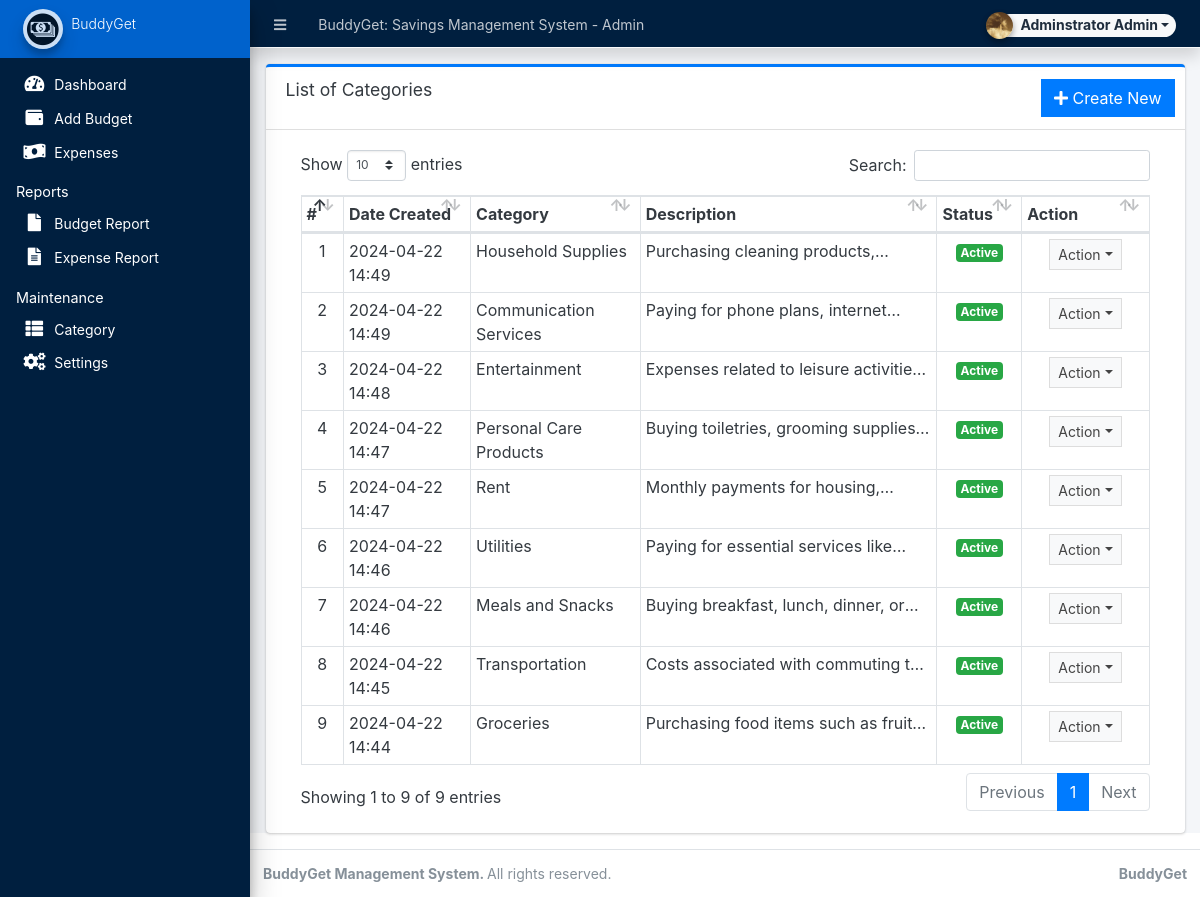
The app's page /admin/?page=maintenance/category (signed in) with its own data.
### tables this page shows
CREATE TABLE `categories` (
  `id` int(30) NOT NULL,
  `category` varchar(250) NOT NULL,
  `description` text DEFAULT NULL,
  `status` tinyint(1) NOT NULL DEFAULT 1,
  `balance` float NOT NULL DEFAULT 0,
  `date_created` datetime NOT NULL DEFAULT current_timestamp(),
  `date_updated` datetime DEFAULT NULL ON UPDATE current_timestamp()
);

### admin/maintenance/category.php (the view, shortened to what this page needs)
<div class="card card-outline card-primary">
	<div class="card-header">
		<h3 class="card-title">List of Categories</h3>
		<div class="card-tools">
			<a href="?page=maintenance/manage_category" class="btn btn-flat btn-primary"><span class="fas fa-plus"></span>  Create New</a>
		</div>
	</div>
	<div class="card-body">
		<div class="container-fluid">
        <div class="container-fluid">
			<table class="table table-bordered table-stripped">
				<colgroup>
					<col width="5%">
					<col width="15%">
					<col width="20%">
					<col width="35%">
					<col width="10%">
					<col width="15%">
				</colgroup>
				<thead>
					<tr>
						<th>#</th>
						<th>Date Created</th>
						<th>Category</th>
						<th>Description</th>
						<th>Status</th>
						<th>Action</th>
					</tr>
				</thead>
				<tbody>
					<?php
					$i = 1;
						$qry = $conn->query("SELECT * from `categories` order by unix_timestamp(date_created) desc ");
						while($row = $qry->fetch_assoc()):
                            $row['description'] = strip_tags(stripslashes(html_entity_decode($row['description'])));
					?>
						<tr>
							<td class="text-center"><?php echo $i++; ?></td>
							<td><?php echo date("Y-m-d H:i",strtotime($row['date_created'])) ?></td>
							<td><?php echo $row['category'] ?></td>
							<td ><p class="truncate-1 m-0"><?php echo $row['description'] ?></p></td>
							<td class="text-center">
                                <?php if($row['status'] == 1): ?>
                                    <span class="badge badge-success">Active</span>
                                <?php else: ?>
                                    <span class="badge badge-danger">Inactive</span>
                                <?php endif; ?>
                            </td>
							<td align="center">
								 <button type="button" class="btn btn-flat btn-default btn-sm dropdown-toggle dropdown-icon" data-toggle="dropdown">
				                  		Action
				                  </button>
							</td>
						</tr>
					<?php endwhile; ?>
				</tbody>
			</table>
		</div>
		</div>
	</div>
</div>

### records on screen
categories: date_created "2024-04-22 14:49", category "Household Supplies", description "Purchasing cleaning…", status "Active"
categories: date_created "2024-04-22 14:49", category "Communication Services", description "Paying for phone plans,…", status "Active"
categories: date_created "2024-04-22 14:48", category "Entertainment", description "Expenses related to leisure…", status "Active"
categories: date_created "2024-04-22 14:47", category "Personal Care Products", description "Buying toiletries, grooming…", status "Active"
categories: date_created "2024-04-22 14:47", category "Rent", description "Monthly payments for…", status "Active"
categories: date_created "2024-04-22 14:46", category "Utilities", description "Paying for essential services…", status "Active"
categories: date_created "2024-04-22 14:46", category "Meals and Snacks", description "Buying breakfast, lunch, dinner,…", status "Active"
categories: date_created "2024-04-22 14:45", category "Transportation", description "Costs associated with commuting…", status "Active"
categories: date_created "2024-04-22 14:44", category "Groceries", description "Purchasing food items such as…", status "Active"

### other values on screen
$_settings->info('name') "BuddyGet: Savings Management System"
$_settings->userdata('firstname').' '.$_settings->userdata('lastname') "Adminstrator Admin"
$_settings->info('short_name') "BuddyGet"
